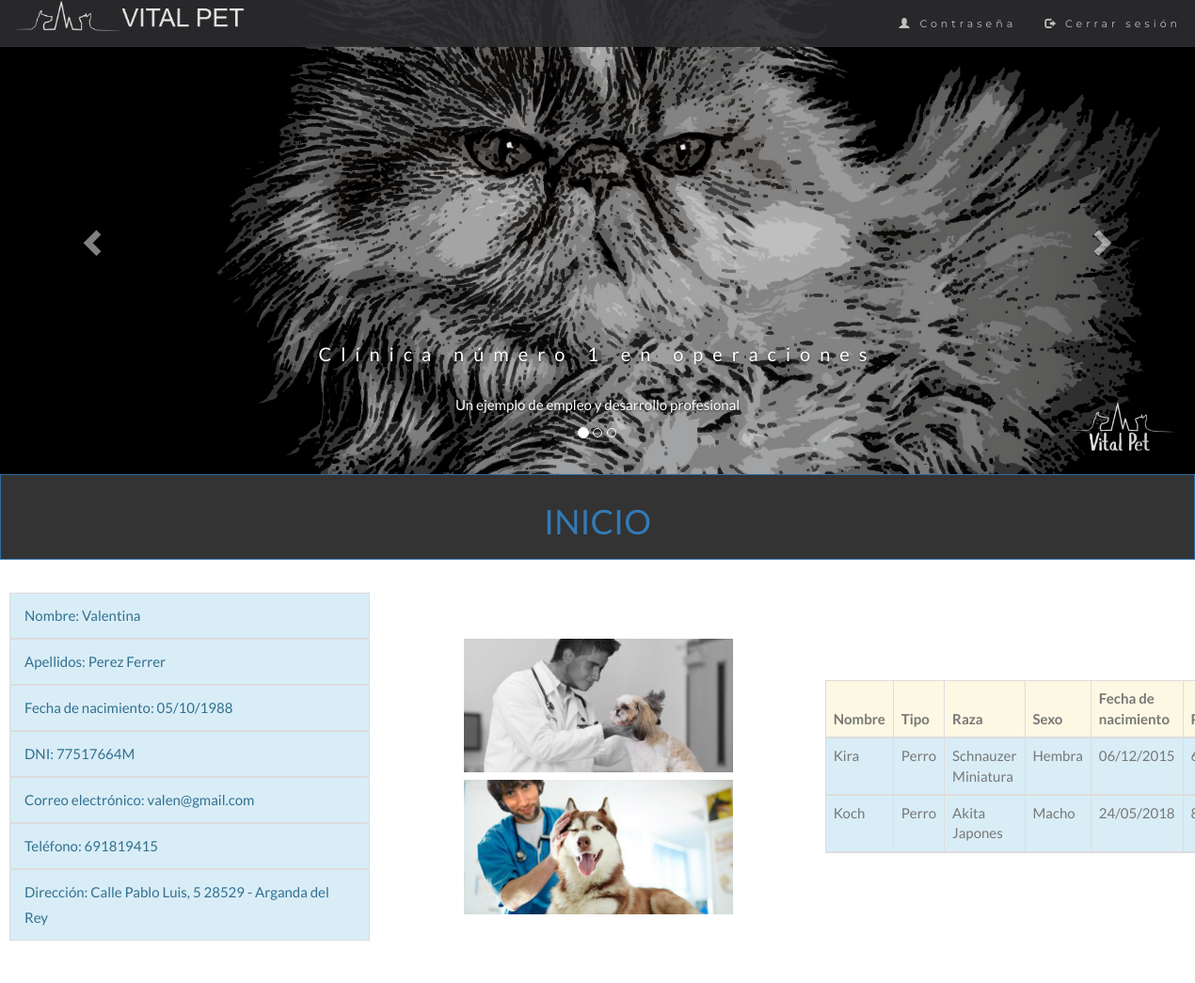
The page /VISTA/CLIENTE/vistaPerfilDelCliente.php (signed in) on the database as committed earlier.
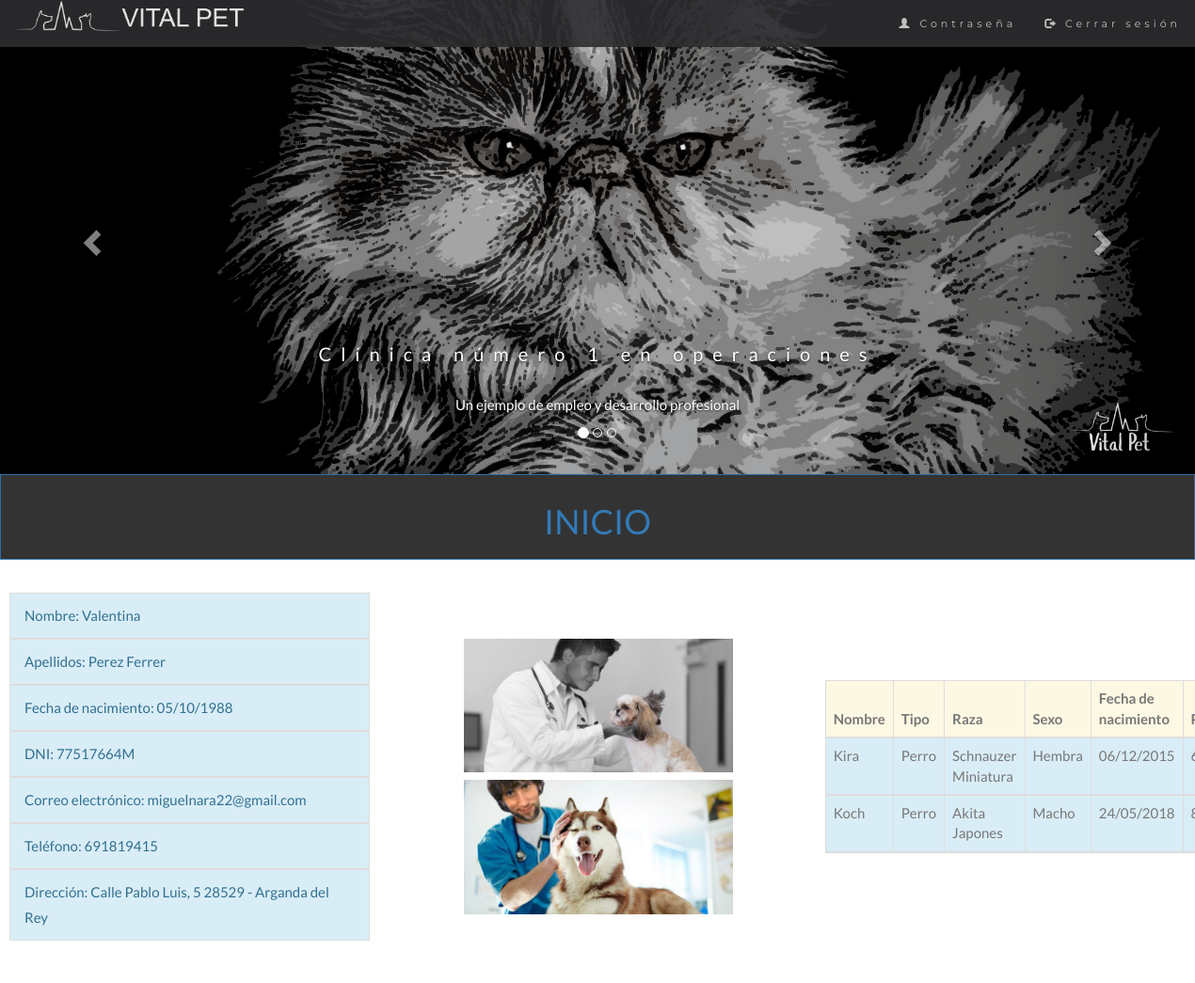
The same page on the database as committed later.
### tables this page shows
CREATE TABLE `usuarios` (
  `id_usuario` int(11) NOT NULL,
  `nombre_usuario` varchar(100) NOT NULL,
  `apellidos_usuario` varchar(100) NOT NULL,
  `dni_usuario` varchar(9) NOT NULL,
  `telefono_usuario` int(11) NOT NULL,
  `correo_usuario` varchar(100) NOT NULL,
  `fecna_usuario` date NOT NULL,
  `direccion_usuario` varchar(500) NOT NULL,
  `rol_usuario` varchar(20) NOT NULL,
  `pass_usuario` varchar(2000) NOT NULL
);

### BBDD/model.php (called while the page is built, shortened)
<?php
    class Model {
        private $conexion;
        function __construct ($host, $user, $pass, $nombreBase){
            $this->conexion = new mysqli($host, $user, $pass);
                $this->conexion->set_charset("utf8");
        }
        public function ejecutarConsulta($consulta){
            $resultado = null;
            if(isset($this->conexion)){
                $resultado = $this->conexion->stmt_init();
                $resultado->prepare($consulta);
                $resultado->execute();
            }
            return $resultado;
        }
        public function devolverConsultaArray($consulta){
            $resultadoConsulta = $this->ejecutarConsulta($consulta);
            $total = null;
                if($resultadoConsulta){
                    $resultado = $resultadoConsulta->get_result();
                }
                if($resultado){
                    $fila = $resultado->fetch_array();
                    while ($fila != null){
                        $total[] = $fila;
                        $fila = $resultado->fetch_array();
                    }
                }
                return $total;
        }
        public function visualizarMascotasClientes($id){
            $consulta = "SELECT usuarios.id_usuario, usuarios.nombre_usuario, usuarios.apellidos_usuario, usuarios.dni_usuario, usuarios.telefono_usuario,
            usuarios.correo_usuario, usuarios.fecna_usuario, usuarios.direccion_usuario, mascotas.nombre_mascota, mascotas.tipo_mascota,
            mascotas.raza_mascota, mascotas.peso_mascota, mascotas.sexo_mascota, mascotas.fecna_mascota, mascotas.peso_mascota
            FROM mascotas
            INNER JOIN usuarios
            ON mascotas.id_cliente = usuarios.id_usuario
            WHERE usuarios.id_usuario = $id";
            $resultado = $this->devolverConsultaArray($consulta);
            return $resultado;
        }
    }
?>

### VISTA/CLIENTE/vistaPerfilDelCliente.php (the view, shortened to what the changed rows need)
<!DOCTYPE html>
<html lang="es">
  <head>
      <link rel="stylesheet" href="https://maxcdn.bootstrapcdn.com/bootstrap/3.4.0/css/bootstrap.min.css">
      <link rel="stylesheet" type="text/css" href="../../CSS/estiloClienteIndex.css">
      <link rel="stylesheet" type="text/css" href="../../CSS/estiloVistaCliente.css">
  </head>
  <body id="myPage" data-spy="scroll" data-target=".navbar" data-offset="50">
    <?php
      echo"<button type='button' class='btn btn-primary btn-block botondesktop'><a href='../CLIENTE/index.php'><h1>INICIO</h1></a></button>";
    ?>
<div class="row papaMascota">
    <?php
        require_once '../../BBDD/model.php';
        $conexion = new Model(Config::$host, Config::$user, Config::$pass, Config::$nombreBase);
        $cliente = $conexion->visualizarMascotasClientes($_SESSION["id_usuario"]);
    ?>
        <div class='col-12 col-xs-12 col-md-4 clienteMascota'>
          <ul class='list-group'>
            <div class='row'>
                <div class='col-12 col-sm-12 col-md-12  col-lg-12'>
                        <li class='list-group-item list-group-item-action list-group-item-info'>Nombre: <?= $cliente[0]['nombre_usuario']?></li>
                </div>
                <div class='col-12 col-sm-12 col-md-12  col-lg-12'>
                      <li class='list-group-item list-group-item-action list-group-item-info'>Apellidos: <?= $cliente[0]['apellidos_usuario']?></li>
                </div>
                <div class='col-12 col-sm-12 col-md-12  col-lg-12'>
                        <li class='list-group-item list-group-item-action list-group-item-info'>Fecha de nacimiento: <?= date("d/m/Y", strtotime($cliente[0]['fecna_usuario']))?></li>
                </div>
                <div class='col-12 col-sm-12 col-md-12  col-lg-12'>
                      <li class='list-group-item list-group-item-action list-group-item-info'>DNI: <?= $cliente[0]['dni_usuario']?></li>
                </div>
                <div class='col-12 col-sm-12 col-md-12  col-lg-12'>
                      <li class='list-group-item list-group-item-action list-group-item-info'>Correo electrónico: <?= $cliente[0]['correo_usuario']?></li>
                </div>
                <div class='col-12 col-sm-12 col-md-12  col-lg-12'>
                      <li class='list-group-item list-group-item-action list-group-item-info'>Teléfono: <?= $cliente[0]['telefono_usuario']?></li>
                </div>
                <div class='col-12 col-sm-12 col-md-12  col-lg-12'>
                      <li class='list-group-item list-group-item-action list-group-item-info'>Dirección: <?= $cliente[0]['direccion_usuario']?></li>
                </div>
              </div>
            </ul>
          </div>
          <?php
             echo"<div class='col-12 col-xs-12 col-md-4 clienteMascota'>
             <table class = 'table table-bordered table-dark'>
               <thead>
                 <tr class='warning'>
                    <th>Nombre</th>
                    <th>Tipo</th>
                    <th>Raza</th>
                    <th>Sexo</th>
                    <th>Fecha de nacimiento</th>
                    <th>Peso</th>
                  </tr>";
                       foreach($cliente as $mascotas){
                          echo "
                          <tr class='info'>
                            <td>".$mascotas["nombre_mascota"]."</td>
                            <td>".$mascotas["tipo_mascota"]."</td>
                            <td>".$mascotas["raza_mascota"]."</td>
                            <td>".$mascotas["sexo_mascota"]."</td>
                            <td>".date("d/m/Y", strtotime($mascotas["fecna_mascota"]))."</td>
                            <td>".$mascotas["peso_mascota"]."</td>
                          </tr>";}
            ?>
                 </table>
              </div>
            </div>
  </body>
</html>

Rows that differ between the two databases and show on the page:
changed usuarios "Valentina": correo_usuario "valen@gmail.com" → "miguelnara22@gmail.com"
